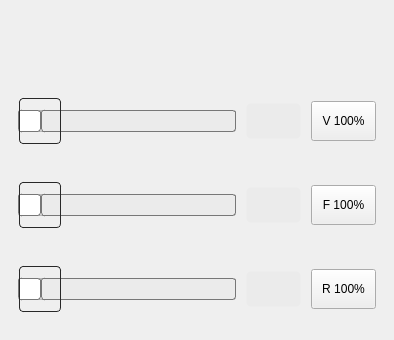
            <widget class="QFrame" name="main_override_tool_qframe">
             <property name="geometry">
              <rect>
               <x>57</x>
               <y>290</y>
               <width>394</width>
               <height>340</height>
              </rect>
             </property>
             <property name="sizePolicy">
              <sizepolicy hsizetype="MinimumExpanding" vsizetype="Fixed">
               <horstretch>0</horstretch>
               <verstretch>0</verstretch>
              </sizepolicy>
             </property>
             <property name="minimumSize">
              <size>
               <width>370</width>
               <height>340</height>
              </size>
             </property>
             <property name="focusPolicy">
              <enum>Qt::FocusPolicy::NoFocus</enum>
             </property>
             <property name="styleSheet">
              <string notr="true">.QFrame{
    padding-left: 7px;
    padding-right: 7px;
}</string>
             </property>
             <layout class="QGridLayout" name="gridLayout_2">
              <property name="topMargin">
               <number>11</number>
              </property>
              <property name="bottomMargin">
               <number>2</number>
              </property>
              <property name="horizontalSpacing">
               <number>10</number>
              </property>
              <property name="verticalSpacing">
               <number>13</number>
              </property>
              <item row="2" column="1">
               <widget class="StatusLabel" name="statuslabel_4">
                <property name="sizePolicy">
                 <sizepolicy hsizetype="Fixed" vsizetype="Fixed">
                  <horstretch>0</horstretch>
                  <verstretch>0</verstretch>
                 </sizepolicy>
                </property>
                <property name="minimumSize">
                 <size>
                  <width>55</width>
                  <height>36</height>
                 </size>
                </property>
                <property name="maximumSize">
                 <size>
                  <width>55</width>
                  <height>36</height>
                 </size>
                </property>
                <property name="toolTipDuration">
                 <number>-3</number>
                </property>
                <property name="styleSheet">
                 <string notr="true">QLabel {
    border-style: transparent;
    border-width: 1px;
    border-radius: 5px;
    color: black;
    background: rgb(235, 235, 235);
	font: 75 14pt &quot;Bebas Kai&quot;;
}</string>
                </property>
                <property name="lineWidth">
                 <number>0</number>
                </property>
                <property name="alignment">
                 <set>Qt::AlignmentFlag::AlignCenter</set>
                </property>
                <property name="margin">
                 <number>-6</number>
                </property>
                <property name="indent">
                 <number>0</number>
                </property>
                <property name="rules" stdset="0">
                 <string>[
    {
        &quot;channels&quot;: [
            {
                &quot;url&quot;: &quot;status:feedrate&quot;,
                &quot;trigger&quot;: true,
                &quot;type&quot;: &quot;float&quot;
            }
        ],
        &quot;expression&quot;: &quot;'{:.0%}'.format(ch[0])&quot;,
        &quot;name&quot;: &quot;New Rule&quot;,
        &quot;property&quot;: &quot;Text&quot;
    }
]</string>
                </property>
               </widget>
              </item>
              <item row="1" column="2">
               <widget class="ActionButton" name="actionbutton_34">
                <property name="minimumSize">
                 <size>
                  <width>65</width>
                  <height>40</height>
                 </size>
                </property>
                <property name="maximumSize">
                 <size>
                  <width>65</width>
                  <height>40</height>
                 </size>
                </property>
                <property name="focusPolicy">
                 <enum>Qt::FocusPolicy::NoFocus</enum>
                </property>
                <property name="styleSheet">
                 <string notr="true">QPushButton {
   	font: 14pt &quot;Bebas Kai&quot;;
}</string>
                </property>
                <property name="text">
                 <string>V 100%</string>
                </property>
                <property name="actionName" stdset="0">
                 <string>machine.max-velocity.reset</string>
                </property>
               </widget>
              </item>
              <item row="0" column="0" colspan="2">
               <widget class="HalBarIndicator" name="spindle_load_indicator_2">
                <property name="minimumSize">
                 <size>
                  <width>0</width>
                  <height>30</height>
                 </size>
                </property>
                <property name="maximumSize">
                 <size>
                  <width>16777215</width>
                  <height>30</height>
                 </size>
                </property>
                <property name="font">
                 <font>
                  <family>Bebas Kai</family>
                  <pointsize>14</pointsize>
                 </font>
                </property>
                <property name="styleSheet">
                 <string notr="true"/>
                </property>
                <property name="value" stdset="0">
                 <double>100.000000000000000</double>
                </property>
                <property name="maximum" stdset="0">
                 <double>150.000000000000000</double>
                </property>
                <property name="barGradient" stdset="0">
                 <stringlist>
                  <string>0.0, 170, 170, 236</string>
                  <string>0.63, 85, 85, 238</string>
                  <string>0.65, 171, 171, 158</string>
                  <string>0.79, 227, 237, 106</string>
                  <string>0.84, 219, 124, 55</string>
                  <string>1.0, 209, 0, 0</string>
                 </stringlist>
                </property>
               </widget>
              </item>
              <item row="4" column="1">
               <widget class="StatusLabel" name="statuslabel_11">
                <property name="sizePolicy">
                 <sizepolicy hsizetype="Fixed" vsizetype="Fixed">
                  <horstretch>0</horstretch>
                  <verstretch>0</verstretch>
                 </sizepolicy>
                </property>
                <property name="minimumSize">
                 <size>
                  <width>55</width>
                  <height>36</height>
                 </size>
                </property>
                <property name="maximumSize">
                 <size>
                  <width>55</width>
                  <height>36</height>
                 </size>
                </property>
                <property name="styleSheet">
                 <string notr="true">QLabel {
    border-style: transparent;
    border-width: 1px;
    border-radius: 5px;
    color: black;
    background: rgb(235, 235, 235);
	font: 75 14pt &quot;Bebas Kai&quot;;
}</string>
                </property>
                <property name="lineWidth">
                 <number>0</number>
                </property>
                <property name="alignment">
                 <set>Qt::AlignmentFlag::AlignCenter</set>
                </property>
                <property name="margin">
                 <number>-6</number>
                </property>
                <property name="indent">
                 <number>0</number>
                </property>
                <property name="rules" stdset="0">
                 <string>[
    {
        &quot;channels&quot;: [
            {
                &quot;url&quot;: &quot;status:rapidrate&quot;,
                &quot;trigger&quot;: true,
                &quot;type&quot;: &quot;float&quot;
            }
        ],
        &quot;expression&quot;: &quot;'{:.0%}'.format(ch[0])&quot;,
        &quot;name&quot;: &quot;New Rule&quot;,
        &quot;property&quot;: &quot;Text&quot;
    }
]</string>
                </property>
               </widget>
              </item>
              <item row="4" column="2">
               <widget class="ActionButton" name="actionbutton_35">
                <property name="minimumSize">
                 <size>
                  <width>65</width>
                  <height>40</height>
                 </size>
                </property>
                <property name="maximumSize">
                 <size>
                  <width>65</width>
                  <height>40</height>
                 </size>
                </property>
                <property name="focusPolicy">
                 <enum>Qt::FocusPolicy::NoFocus</enum>
                </property>
                <property name="styleSheet">
                 <string notr="true">QPushButton {
   	font: 14pt &quot;Bebas Kai&quot;;
}</string>
                </property>
                <property name="text">
                 <string>R 100%</string>
                </property>
                <property name="actionName" stdset="0">
                 <string>machine.rapid-override.reset</string>
                </property>
               </widget>
              </item>
              <item row="4" column="0">
               <widget class="ActionSlider" name="actionslider_5">
                <property name="minimumSize">
                 <size>
                  <width>0</width>
                  <height>50</height>
                 </size>
                </property>
                <property name="focusPolicy">
                 <enum>Qt::FocusPolicy::NoFocus</enum>
                </property>
                <property name="styleSheet">
                 <string notr="true">QSlider::groove:horizontal {
border: 1px solid #bbb;
background: white;
height: 20px;
border-radius: 3px;
}

QSlider::sub-page:horizontal {
background: qlineargradient(x1: 0, y1: 0,    x2: 0, y2: 1,
    stop: 0 #66e, stop: 1 #bbf);
background: qlineargradient(x1: 0, y1: 0.2, x2: 1, y2: 1,
    stop: 0 #bbf, stop: 1 #55f);
border: 1px solid #777;
height: 20px;
border-radius: 3px;
}

QSlider::add-page:horizontal {
background: rgb(235, 235, 235);
border: 1px solid #777;
height: 20px;
border-radius: 3px;
}

QSlider::handle:horizontal {
background: qlineargradient(spread:reflect, x1:0, y1:0, x2:1, y2:0, stop:0 rgba(255, 255, 255, 255), stop:0.1 rgba(60, 60, 60, 255), stop:0.21 rgba(60, 60, 60, 255), stop:0.25 rgba(255, 255, 255, 255), stop:0.29 rgba(60, 60, 60, 255), stop:0.46 rgba(60, 60, 60, 255), stop:0.5 rgba(255, 255, 255, 255), stop:0.54 rgba(60, 60, 60, 255), stop:0.71 rgba(60, 60, 60, 255), stop:0.75 rgba(255, 255, 255, 255), stop:0.79 rgba(60, 60, 60, 255), stop:0.9 rgba(60, 60, 60, 255), stop:1 rgba(255, 255, 255, 255));
border: 1px solid #777;
border-color: rgba(40, 40, 40, 255);
width: 40px;
margin-top: -13px;
margin-bottom: -13px;
border-radius: 4px;
}

QSlider::handle:horizontal:hover {
background: qlineargradient(spread:reflect, x1:0, y1:0, x2:1, y2:0, stop:0 rgba(255, 255, 255, 255), stop:0.1 rgba(60, 60, 60, 255), stop:0.21 rgba(60, 60, 60, 255), stop:0.25 rgba(255, 255, 255, 255), stop:0.29 rgba(60, 60, 60, 255), stop:0.46 rgba(60, 60, 60, 255), stop:0.5 rgba(255, 255, 255, 255), stop:0.54 rgba(60, 60, 60, 255), stop:0.71 rgba(60, 60, 60, 255), stop:0.75 rgba(255, 255, 255, 255), stop:0.79 rgba(60, 60, 60, 255), stop:0.9 rgba(60, 60, 60, 255), stop:1 rgba(255, 255, 255, 255));
border: 1px solid #444;
border-color: rgb(241, 239, 237);
border-radius: 4px;
}

QSlider::sub-page:horizontal:disabled {
background: #bbb;
border-color: #999;
}

QSlider::add-page:horizontal:disabled {
background: #eee;
border-color: #999;
}

QSlider::handle:horizontal:disabled {
background: #eee;
border: 1px solid #aaa;
border-radius: 4px;
}</string>
                </property>
                <property name="orientation">
                 <enum>Qt::Orientation::Horizontal</enum>
                </property>
                <property name="actionName" stdset="0">
                 <string>machine.rapid-override.set</string>
                </property>
               </widget>
              </item>
              <item row="1" column="1">
               <widget class="StatusLabel" name="max_vel_slider_2">
                <property name="sizePolicy">
                 <sizepolicy hsizetype="Fixed" vsizetype="Fixed">
                  <horstretch>0</horstretch>
                  <verstretch>0</verstretch>
                 </sizepolicy>
                </property>
                <property name="minimumSize">
                 <size>
                  <width>55</width>
                  <height>36</height>
                 </size>
                </property>
                <property name="maximumSize">
                 <size>
                  <width>55</width>
                  <height>36</height>
                 </size>
                </property>
                <property name="toolTipDuration">
                 <number>-1</number>
                </property>
                <property name="styleSheet">
                 <string notr="true">QLabel {
    border-style: transparent;
    border-width: 1px;
    border-radius: 5px;
    color: black;
    background: rgb(235, 235, 235);
	font: 75 14pt &quot;Bebas Kai&quot;;
}</string>
                </property>
                <property name="lineWidth">
                 <number>0</number>
                </property>
                <property name="alignment">
                 <set>Qt::AlignmentFlag::AlignCenter</set>
                </property>
                <property name="indent">
                 <number>0</number>
                </property>
                <property name="rules" stdset="0">
                 <string>[
    {
        &quot;channels&quot;: [
            {
                &quot;url&quot;: &quot;status:max_velocity&quot;,
                &quot;trigger&quot;: true,
                &quot;type&quot;: &quot;float&quot;
            }
        ],
        &quot;expression&quot;: &quot;'{:.0f}'.format(ch[0] * 60)&quot;,
        &quot;name&quot;: &quot;New Rule&quot;,
        &quot;property&quot;: &quot;Text&quot;
    }
]</string>
                </property>
               </widget>
              </item>
              <item row="1" column="0">
               <widget class="ActionSlider" name="actionslider_8">
                <property name="minimumSize">
                 <size>
                  <width>0</width>
                  <height>50</height>
                 </size>
                </property>
                <property name="focusPolicy">
                 <enum>Qt::FocusPolicy::NoFocus</enum>
                </property>
                <property name="styleSheet">
                 <string notr="true">QSlider::groove:horizontal {
border: 1px solid #bbb;
background: white;
height: 20px;
border-radius: 3px;
}

QSlider::sub-page:horizontal {
background: qlineargradient(x1: 0, y1: 0,    x2: 0, y2: 1,
    stop: 0 #66e, stop: 1 #bbf);
background: qlineargradient(x1: 0, y1: 0.2, x2: 1, y2: 1,
    stop: 0 #bbf, stop: 1 #55f);
border: 1px solid #777;
height: 20px;
border-radius: 3px;
}

QSlider::add-page:horizontal {
background: rgb(235, 235, 235);
border: 1px solid #777;
height: 20px;
border-radius: 3px;
}

QSlider::handle:horizontal {
background: qlineargradient(spread:reflect, x1:0, y1:0, x2:1, y2:0, stop:0 rgba(255, 255, 255, 255), stop:0.1 rgba(60, 60, 60, 255), stop:0.21 rgba(60, 60, 60, 255), stop:0.25 rgba(255, 255, 255, 255), stop:0.29 rgba(60, 60, 60, 255), stop:0.46 rgba(60, 60, 60, 255), stop:0.5 rgba(255, 255, 255, 255), stop:0.54 rgba(60, 60, 60, 255), stop:0.71 rgba(60, 60, 60, 255), stop:0.75 rgba(255, 255, 255, 255), stop:0.79 rgba(60, 60, 60, 255), stop:0.9 rgba(60, 60, 60, 255), stop:1 rgba(255, 255, 255, 255));
border: 1px solid #777;
border-color: rgba(40, 40, 40, 255);
width: 40px;
margin-top: -13px;
margin-bottom: -13px;
border-radius: 4px;
}

QSlider::handle:horizontal:hover {
background: qlineargradient(spread:reflect, x1:0, y1:0, x2:1, y2:0, stop:0 rgba(255, 255, 255, 255), stop:0.1 rgba(60, 60, 60, 255), stop:0.21 rgba(60, 60, 60, 255), stop:0.25 rgba(255, 255, 255, 255), stop:0.29 rgba(60, 60, 60, 255), stop:0.46 rgba(60, 60, 60, 255), stop:0.5 rgba(255, 255, 255, 255), stop:0.54 rgba(60, 60, 60, 255), stop:0.71 rgba(60, 60, 60, 255), stop:0.75 rgba(255, 255, 255, 255), stop:0.79 rgba(60, 60, 60, 255), stop:0.9 rgba(60, 60, 60, 255), stop:1 rgba(255, 255, 255, 255));
border: 1px solid #444;
border-color: rgb(241, 239, 237);
border-radius: 4px;
}

QSlider::sub-page:horizontal:disabled {
background: #bbb;
border-color: #999;
}

QSlider::add-page:horizontal:disabled {
background: #eee;
border-color: #999;
}

QSlider::handle:horizontal:disabled {
background: #eee;
border: 1px solid #aaa;
border-radius: 4px;
}</string>
                </property>
                <property name="orientation">
                 <enum>Qt::Orientation::Horizontal</enum>
                </property>
                <property name="actionName" stdset="0">
                 <string>machine.max-velocity.set</string>
                </property>
               </widget>
              </item>
              <item row="2" column="0">
               <widget class="ActionSlider" name="actionslider_7">
                <property name="minimumSize">
                 <size>
                  <width>0</width>
                  <height>50</height>
                 </size>
                </property>
                <property name="focusPolicy">
                 <enum>Qt::FocusPolicy::NoFocus</enum>
                </property>
                <property name="styleSheet">
                 <string notr="true">QSlider::groove:horizontal {
border: 1px solid #bbb;
background: white;
height: 20px;
border-radius: 3px;
}

QSlider::sub-page:horizontal {
background: qlineargradient(x1: 0, y1: 0,    x2: 0, y2: 1,
    stop: 0 #66e, stop: 1 #bbf);
background: qlineargradient(x1: 0, y1: 0.2, x2: 1, y2: 1,
    stop: 0 #bbf, stop: 1 #55f);
border: 1px solid #777;
height: 20px;
border-radius: 3px;
}

QSlider::add-page:horizontal {
background: rgb(235, 235, 235);
border: 1px solid #777;
height: 20px;
border-radius: 3px;
}

QSlider::handle:horizontal {
background: qlineargradient(spread:reflect, x1:0, y1:0, x2:1, y2:0, stop:0 rgba(255, 255, 255, 255), stop:0.1 rgba(60, 60, 60, 255), stop:0.21 rgba(60, 60, 60, 255), stop:0.25 rgba(255, 255, 255, 255), stop:0.29 rgba(60, 60, 60, 255), stop:0.46 rgba(60, 60, 60, 255), stop:0.5 rgba(255, 255, 255, 255), stop:0.54 rgba(60, 60, 60, 255), stop:0.71 rgba(60, 60, 60, 255), stop:0.75 rgba(255, 255, 255, 255), stop:0.79 rgba(60, 60, 60, 255), stop:0.9 rgba(60, 60, 60, 255), stop:1 rgba(255, 255, 255, 255));
border: 1px solid #777;
border-color: rgba(40, 40, 40, 255);
width: 40px;
margin-top: -13px;
margin-bottom: -13px;
border-radius: 4px;
}

QSlider::handle:horizontal:hover {
background: qlineargradient(spread:reflect, x1:0, y1:0, x2:1, y2:0, stop:0 rgba(255, 255, 255, 255), stop:0.1 rgba(60, 60, 60, 255), stop:0.21 rgba(60, 60, 60, 255), stop:0.25 rgba(255, 255, 255, 255), stop:0.29 rgba(60, 60, 60, 255), stop:0.46 rgba(60, 60, 60, 255), stop:0.5 rgba(255, 255, 255, 255), stop:0.54 rgba(60, 60, 60, 255), stop:0.71 rgba(60, 60, 60, 255), stop:0.75 rgba(255, 255, 255, 255), stop:0.79 rgba(60, 60, 60, 255), stop:0.9 rgba(60, 60, 60, 255), stop:1 rgba(255, 255, 255, 255));
border: 1px solid #444;
border-color: rgb(241, 239, 237);
border-radius: 4px;
}

QSlider::sub-page:horizontal:disabled {
background: #bbb;
border-color: #999;
}

QSlider::add-page:horizontal:disabled {
background: #eee;
border-color: #999;
}

QSlider::handle:horizontal:disabled {
background: #eee;
border: 1px solid #aaa;
border-radius: 4px;
}</string>
                </property>
                <property name="maximum">
                 <number>100</number>
                </property>
                <property name="orientation">
                 <enum>Qt::Orientation::Horizontal</enum>
                </property>
                <property name="actionName" stdset="0">
                 <string>machine.feed-override.set</string>
                </property>
               </widget>
              </item>
              <item row="2" column="2">
               <widget class="ActionButton" name="actionbutton_33">
                <property name="minimumSize">
                 <size>
                  <width>65</width>
                  <height>40</height>
                 </size>
                </property>
                <property name="maximumSize">
                 <size>
                  <width>65</width>
                  <height>40</height>
                 </size>
                </property>
                <property name="focusPolicy">
                 <enum>Qt::FocusPolicy::NoFocus</enum>
                </property>
                <property name="styleSheet">
                 <string notr="true">QPushButton {
   	font: 14pt &quot;Bebas Kai&quot;;
}</string>
                </property>
                <property name="text">
                 <string>F 100%</string>
                </property>
                <property name="actionName" stdset="0">
                 <string>machine.feed-override.reset</string>
                </property>
               </widget>
              </item>
             </layout>
            </widget>
